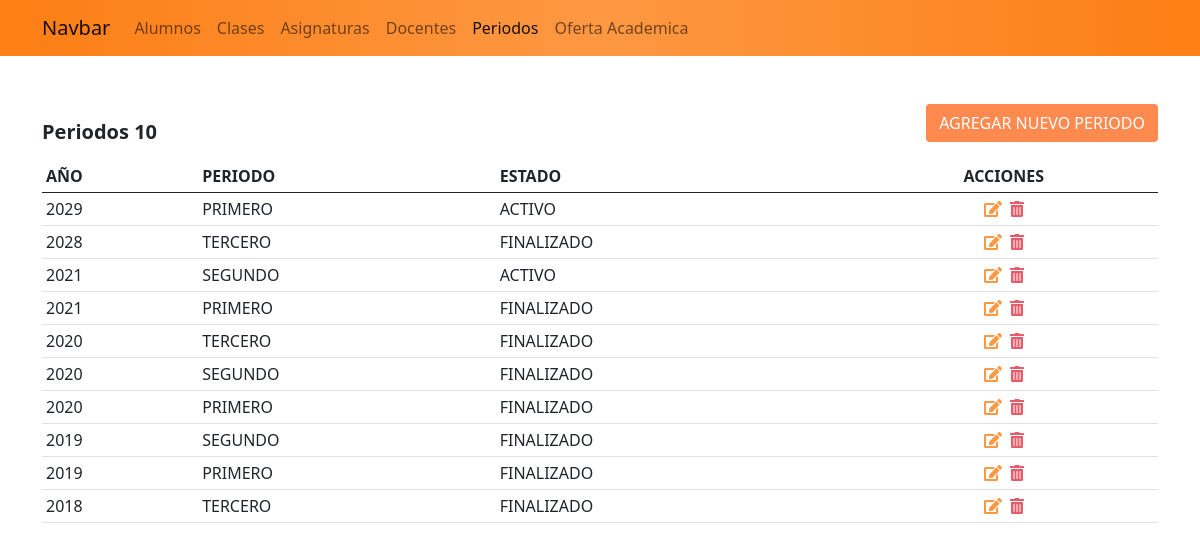
/periodos_admin/, run on an earlier commit of the app's database.
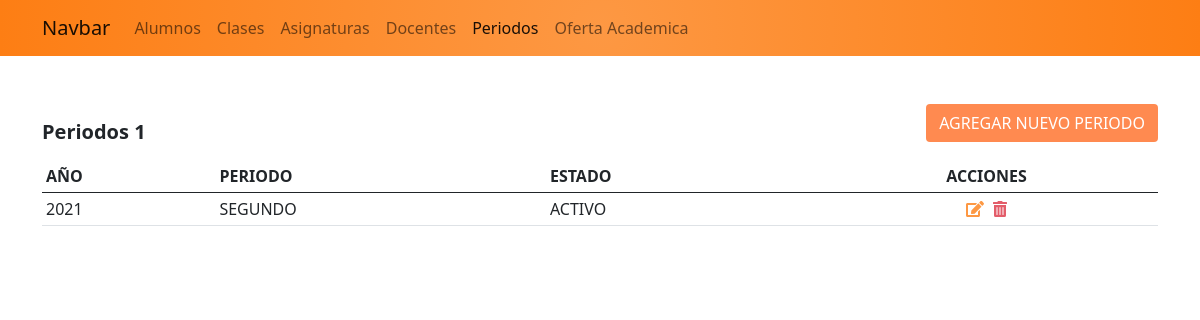
And on a later commit of the database.
### app_academico/models.py (models this page shows)
class OfertaAcademica(models.Model):
    PERIODOS = (
        ('1', 'I PERIODO'),
        ('2', 'II PERIODO'),
        ('3', 'III PERIODO'),
    )
    YEAR_CHOICES = []  # https://es.stackoverflow.com/questions/93320/usar-solo-el-a%C3%B1o-en-django-model-datefield
    for r in range(2017, (datetime.now().year + 20)):
        YEAR_CHOICES.append((r, r))
    anio = models.IntegerField(choices=YEAR_CHOICES, default=datetime.now().year)
    periodo = models.CharField(max_length=1, choices=PERIODOS, default='1')
    clases = models.ManyToManyField(Clase, blank=True)  # MtM no llevan on delete y el nulo no aplica
    estado = models.BooleanField(default=True)

### app_academico/views.py (the view)
# urls.py: path('periodos_admin/', views.periodos_admin, name='periodosAdmin'),
def periodos_admin(request):
    periodos = OfertaAcademica.objects.all().order_by('-anio', '-periodo')
    ctx = {
        'activo': 'periodos',
        'periodos': periodos,
    }
    return render(request, 'academico/periodosAdmin.html', ctx)

### app_academico/templates/academico/periodosAdmin.html (shortened to what this page needs)
{% extends "base.html" %}
{% block container %}
    <div>
        <div class="row">
            <div class="col-6">
                <h5 class="mt-3 mb-3 fw-bold">Periodos {{ periodos.count }}</h5>
            </div>
            <div class="col-6 text-end">
                <button class="btn btn-block text-white" style="background-color: #ff8a50" data-bs-toggle="modal" data-bs-target="#modalPeriodos">AGREGAR NUEVO PERIODO</button>
            </div>
        </div>
        <table class="table table-sm table-hover">
            <thead>
                <tr>
                    <th>AÑO</th>
                    <th>PERIODO</th>
                    <th>ESTADO</th>
                    <th class="text-center">ACCIONES</th>
                </tr>
            </thead>
            <tbody>
                {% for p in periodos %}
                    <tr>
                        <td>{{ p.anio }}</td>
                        {% if p.periodo == '1' %}
                            <td>PRIMERO</td>
                        {% elif p.periodo == '2' %}
                            <td>SEGUNDO</td>
                        {% else %}
                            <td>TERCERO</td>
                        {% endif %}
                        {% if p.estado %}
                            <td>ACTIVO</td>
                        {% else %}
                            <td>FINALIZADO</td>
                        {% endif %}
                        <td class="text-center">
                            <a href="{% url 'editar_periodo' p.id %}" class="edit"><span class="fas fa-edit"></span></a>&nbsp
                            <a onclick="if (!confirm('¿Desea eliminar {{p.periodo}} {{p.anio}}?')) return false;" href="{% url 'eliminar_periodo' p.id %}" class="delete"> <span class="fas fa-trash-alt"></span></a>
                        </td>
                    </tr>
                {% empty %}
                    <tr>
                        <td colspan="6" class="text-danger text-center fw-bold">NO SE ENCONTRARON RESULTADOS</td>
                    </tr>
                {% endfor %}
            </tbody>
        </table>
    </div>
{% endblock %}

### global_templates/base.html (shortened to what this page needs)
{% load static %}
<!DOCTYPE html>
<html lang="en">
<head>
    <link href="{% static 'academico/bootstrap/bootstrap.min.css' %}" rel="stylesheet">
    <link href="{% static 'academico/css/all.css' %}" rel="stylesheet"/>
    <link href="{% static 'academico/bootstrap/bootstrap-datepicker.css' %}" rel="stylesheet"/>
    <link href="{% static 'academico/css/styled.css' %}" rel="stylesheet"/>
</head>
<body>
    <nav class="orange navbar navbar-expand-lg navbar-light ">
        <div class="container">
          <a class="navbar-brand" href="/">Navbar</a>
          <div class="collapse navbar-collapse" id="navbarNavAltMarkup">
            <div class="navbar-nav">
              <a class="nav-link {% if activo == 'alumnos' %}active{% endif %}" href="{% url 'alumnos' %}">Alumnos</a>
              <a class="nav-link {% if activo == 'clases' %} active {% endif %}" href="{% url 'clasesAdmin' %}">Clases</a>
              <a class="nav-link" href="{% url 'asignaturas' %}">Asignaturas</a>
                <a class="nav-link {% if activo == 'docentes' %} active {% endif %}" href="{% url 'docenteAdmin' %}">Docentes</a>
              <a class="nav-link {% if activo == 'periodos' %} active {% endif %}" href="{% url 'periodosAdmin' %}">Periodos</a>
              <a class="nav-link {% if activo == 'oferta' %} active {% endif %}">Oferta Academica</a>
            </div>
          </div>
        </div>
      </nav>
      <div class="container mt-5">
            {% block container %}{% endblock %}
      </div>
</body>
</html>

### app_academico/static/academico/css/styled.css (style rules this page uses)
.orange { background-color: #fd7e14; background: radial-gradient(circle, rgba(253,152,67,1) 0%, rgba(253,126,20,1) 100%); }
.delete { color: #e35d6a; }
.edit { color: #fd9843;; }

What changed in the data, as far as the page shows it:
removed OfertaAcademica: anio "2029", periodo "PRIMERO", estado "ACTIVO"
removed OfertaAcademica: anio "2028", periodo "TERCERO", estado "FINALIZADO"
removed OfertaAcademica: anio "2021", periodo "PRIMERO", estado "FINALIZADO"
removed OfertaAcademica: anio "2020", periodo "TERCERO", estado "FINALIZADO"
removed OfertaAcademica: anio "2020", periodo "SEGUNDO", estado "FINALIZADO"
removed OfertaAcademica: anio "2020", periodo "PRIMERO", estado "FINALIZADO"
removed OfertaAcademica: anio "2019", periodo "SEGUNDO", estado "FINALIZADO"
removed OfertaAcademica: anio "2019", periodo "PRIMERO", estado "FINALIZADO"
removed OfertaAcademica: anio "2018", periodo "TERCERO", estado "FINALIZADO"
Also different on the page:
{{ periodos.count }}: "10" → "1"
